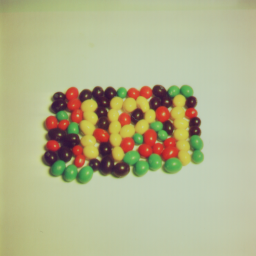
#> input picture rPi-camera/opencv/rpi/pruebas/open_cv/jelly_beans.tiff, 256 x 256 px
$ python example15_opencv.py
#> lines starting #> are read from the running program, lines starting #| are printed output that depends on the picture
import cv2

img = cv2.imread('jelly_beans.tiff', 0)
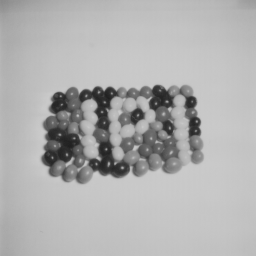
#> img: shape (256, 256); min 32, max 204, mean 175.9
negative = abs(255 - img)
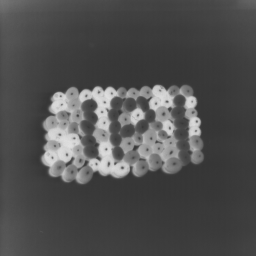
#> negative: shape (256, 256); min 51, max 223, mean 79.1
cv2.imshow('Grayscale', img)
cv2.imshow('Negative', negative)
cv2.waitKey(0)
cv2.destroyAllWindows()
